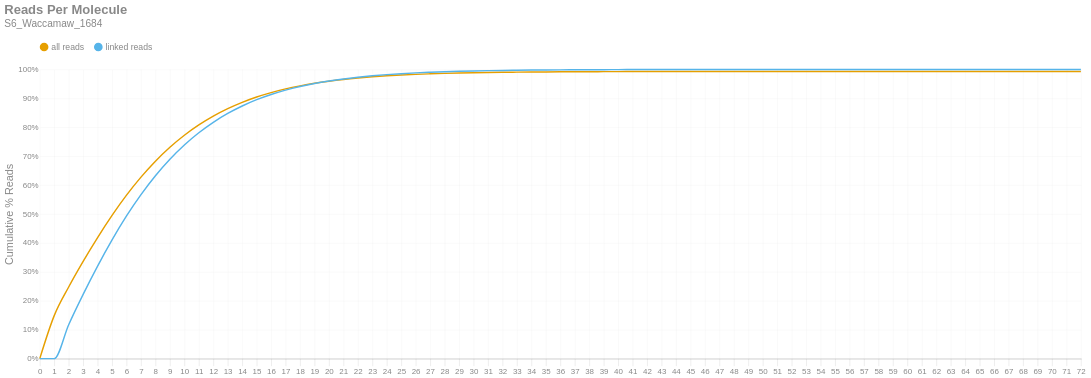

Source (notebook cell):
### Markdown cell above
### Reads per Molecule
This chart shows the cumulative distribution of the number of reads per linked molecule. That is, how many alignments are associated with a unique molecule. This excludes the number of reads associated with invalid or absent linked-read barcodes. The `linked` histogram is the percentages recalculated when disregarding singletons.

### Code cell
if SKIPLR:
    print_html(f"Skipped")
else:
    counts = np.bincount(valids['reads'].cast(pl.Int64).to_numpy())
    weighted = counts * np.arange(len(counts))
    all_perc = weighted / n_reads
    linked_perc = weighted / n_linked_reads
    linked_perc[1] = 0
    binned_df = pl.DataFrame({
        'readsper': list(range(len(counts))),
        'all reads (cumsum)': np.cumsum(all_perc).tolist(),
        'linked reads (cumsum)': np.cumsum(linked_perc).tolist(),
    })

    with SafeRender(binned_df):
        (
            density_plot(binned_df, 'Reads Per Molecule', samplename, 'readspmol')
            .encode(
                x=alt.X('readsper:O', title=None).axis(labelAngle=0).scale(padding=0),
                y=alt.Y('value:Q', title='Cumulative % Reads').axis(format='%').stack(False),
                color=alt.Color("key:N").scale(domain=["all reads", "linked reads"]),
                tooltip=[
                    alt.Tooltip("key:N", title="Data Type"),
                    alt.Tooltip("readsper:O", title="Reads Per Molecule"),
                    alt.Tooltip("value:Q", format=".2%", title="% Reads (Cum.)")
                ]            
            )
        ).display()

### Figure 1 — Vega-Lite specification as saved in the notebook (floating-point values rounded to 4 significant figures)
{"width": "container", "height": 400, "config": {"title": {"anchor": "start", "dy": -15, "fontSize": 18, "color": "#888888", "subtitleColor": "#888888", "subtitleFontSize": 14}, "arc": {"fill": "#0072B2"}, "axis": {"domainColor": "#888888", "domainWidth": 0.5, "gridWidth": 0.2, "grid": false, "titleFontWeight": 400, "titleFontSize": 15, "labelFontSize": 11, "labelColor": "#888888", "tickColor": "#888888", "tickWidth": 0.2, "titleColor": "#888888"}, "axisBand": {"grid": false}, "axisX": {"grid": true, "tickSize": 10, "domainCap": "round"}, "axisY": {"domain": false, "grid": true, "tickSize": 0, "domainCap": "round"}, "background": "transparent", "header": {"labelFontSize": 15, "labelColor": "#888888", "titleFontSize": 15, "titleFontWeight": 600, "titleColor": "#888888"}, "legend": {"labelFont": "sans-serif", "labelFontSize": 12, "labelColor": "#888888", "symbolSize": 100, "symbolType": "circle", "titleFontSize": 12, "titlePadding": 10, "titleColor": "#888888", "title": null, "orient": "top"}, "range": {"category": ["#E69F00", "#56B4E9", "#009E73", "#F0E442", "#0072B2", "#D55E00", "#CC79A7", "#000000"], "diverging": ["#cfe8f3", "#a2d4ec", "#73bfe2", "#46abdb", "#1696d2", "#12719e"]}, "area": {"fill": "#0072B2", "fillOpacity": 0.7, "line": true, "strokeOpacity": 0.7}, "line": {"color": "#0072B2", "stroke": "#0072B2", "strokeWidth": 2}, "trail": {"color": "#0072B2", "stroke": "#0072B2", "strokeWidth": 0, "size": 1}, "point": {"filled": true, "fillOpacity": 1.0, "size": 95}, "text": {"color": "#888888", "fontSize": 11, "align": "right", "fontWeight": 400, "size": 11}, "bar": {"fill": "#0072B2", "stroke": null}, "view": {"stroke": null, "continuousWidth": 660, "continuousHeight": 400}}, "data": {"name": "data-389b83e1a12eeb8f5b9d45eb42eee743"}, "mark": {"type": "line", "interpolate": "monotone", "point": {"opacity": 0, "size": 275}}, "encoding": {"color": {"field": "key", "scale": {"domain": ["all reads", "linked reads"]}, "type": "nominal"}, "tooltip": [{"field": "key", "title": "Data Type", "type": "nominal"}, {"field": "readsper", "title": "Reads Per Molecule", "type": "ordinal"}, {"field": "value", "format": ".2%", "title": "% Reads (Cum.)", "type": "quantitative"}], "x": {"axis": {"labelAngle": 0}, "field": "readsper", "scale": {"padding": 0}, "title": null, "type": "ordinal"}, "y": {"axis": {"format": "%"}, "field": "value", "stack": false, "title": "Cumulative % Reads", "type": "quantitative"}}, "params": [{"name": "param_c36ac31b6afebe62", "select": {"type": "point", "fields": ["key"]}, "bind": "legend"}], "title": {"text": "Reads Per Molecule", "subtitle": "S6_Waccamaw_1684"}, "transform": [{"fold": ["all reads (cumsum)", "linked reads (cumsum)"]}, {"calculate": "replace(datum.key, ' (cumsum)', '')", "as": "key"}, {"filter": {"param": "param_c36ac31b6afebe62"}}], "usermeta": {"embedOptions": {"downloadFileName": "S6_Waccamaw_1684.readspmol"}}, "$schema": "https://vega.github.io/schema/vega-lite/v6.1.0.json", "datasets": {"data-389b83e1a12eeb8f5b9d45eb42eee743": [{"readsper": 0, "all reads (cumsum)": 0.0, "linked reads (cumsum)": 0.0}, {"readsper": 1, "all reads (cumsum)": 0.1487, "linked reads (cumsum)": 0.0}, {"readsper": 2, "all reads (cumsum)": 0.2477, "linked reads (cumsum)": 0.1173}, {"readsper": 3, "all reads (cumsum)": 0.3362, "linked reads (cumsum)": 0.2221}, {"readsper": 4, "all reads (cumsum)": 0.4187, "linked reads (cumsum)": 0.3198}, {"readsper": 5, "all reads (cumsum)": 0.4952, "linked reads (cumsum)": 0.4104}, {"readsper": 6, "all reads (cumsum)": 0.5651, "linked reads (cumsum)": 0.4932}, {"readsper": 7, "all reads (cumsum)": 0.6274, "linked reads (cumsum)": 0.567}, {"readsper": 8, "all reads (cumsum)": 0.6825, "linked reads (cumsum)": 0.6323}, {"readsper": 9, "all reads (cumsum)": 0.7307, "linked reads (cumsum)": 0.6893}, {"readsper": 10, "all reads (cumsum)": 0.7722, "linked reads (cumsum)": 0.7385}, {"readsper": 11, "all reads (cumsum)": 0.8079, "linked reads (cumsum)": 0.7808}, {"readsper": 12, "all reads (cumsum)": 0.8385, "linked reads (cumsum)": 0.817}, {"readsper": 13, "all reads (cumsum)": 0.8643, "linked reads (cumsum)": 0.8476}, {"readsper": 14, "all reads (cumsum)": 0.8861, "linked reads (cumsum)": 0.8734}, {"readsper": 15, "all reads (cumsum)": 0.9046, "linked reads (cumsum)": 0.8953}, {"readsper": 16, "all reads (cumsum)": 0.9198, "linked reads (cumsum)": 0.9133}, {"readsper": 17, "all reads (cumsum)": 0.9326, "linked reads (cumsum)": 0.9285}, {"readsper": 18, "all reads (cumsum)": 0.9431, "linked reads (cumsum)": 0.9409}, {"readsper": 19, "all reads (cumsum)": 0.952, "linked reads (cumsum)": 0.9514}, {"readsper": 20, "all reads (cumsum)": 0.9591, "linked reads (cumsum)": 0.9599}, {"readsper": 21, "all reads (cumsum)": 0.9652, "linked reads (cumsum)": 0.967}, {"readsper": 22, "all reads (cumsum)": 0.9701, "linked reads (cumsum)": 0.9729}, {"readsper": 23, "all reads (cumsum)": 0.9744, "linked reads (cumsum)": 0.9779}, {"readsper": 24, "all reads (cumsum)": 0.9778, "linked reads (cumsum)": 0.982}, {"readsper": 25, "all reads (cumsum)": 0.9806, "linked reads (cumsum)": 0.9853}, {"readsper": 26, "all reads (cumsum)": 0.9829, "linked reads (cumsum)": 0.9881}, {"readsper": 27, "all reads (cumsum)": 0.9847, "linked reads (cumsum)": 0.9902}, {"readsper": 28, "all reads (cumsum)": 0.9863, "linked reads (cumsum)": 0.9921}, {"readsper": 29, "all reads (cumsum)": 0.9876, "linked reads (cumsum)": 0.9936}, {"readsper": 30, "all reads (cumsum)": 0.9886, "linked reads (cumsum)": 0.9948}, {"readsper": 31, "all reads (cumsum)": 0.9894, "linked reads (cumsum)": 0.9957}, {"readsper": 32, "all reads (cumsum)": 0.99, "linked reads (cumsum)": 0.9965}, {"readsper": 33, "all reads (cumsum)": 0.9906, "linked reads (cumsum)": 0.9971}, {"readsper": 34, "all reads (cumsum)": 0.991, "linked reads (cumsum)": 0.9977}, {"readsper": 35, "all reads (cumsum)": 0.9913, "linked reads (cumsum)": 0.998}, {"readsper": 36, "all reads (cumsum)": 0.9916, "linked reads (cumsum)": 0.9984}, {"readsper": 37, "all reads (cumsum)": 0.9919, "linked reads (cumsum)": 0.9987}, {"readsper": 38, "all reads (cumsum)": 0.9921, "linked reads (cumsum)": 0.9989}, {"readsper": 39, "all reads (cumsum)": 0.9923, "linked reads (cumsum)": 0.9991}, {"readsper": 40, "all reads (cumsum)": 0.9924, "linked reads (cumsum)": 0.9993}, {"readsper": 41, "all reads (cumsum)": 0.9925, "linked reads (cumsum)": 0.9994}, {"readsper": 42, "all reads (cumsum)": 0.9926, "linked reads (cumsum)": 0.9995}, {"readsper": 43, "all reads (cumsum)": 0.9927, "linked reads (cumsum)": 0.9996}, {"readsper": 44, "all reads (cumsum)": 0.9927, "linked reads (cumsum)": 0.9997}, {"readsper": 45, "all reads (cumsum)": 0.9928, "linked reads (cumsum)": 0.9997}, {"readsper": 46, "all reads (cumsum)": 0.9928, "linked reads (cumsum)": 0.9998}, {"readsper": 47, "all reads (cumsum)": 0.9928, "linked reads (cumsum)": 0.9998}, {"readsper": 48, "all reads (cumsum)": 0.9929, "linked reads (cumsum)": 0.9999}, {"readsper": 49, "all reads (cumsum)": 0.9929, "linked reads (cumsum)": 0.9999}, {"readsper": 50, "all reads (cumsum)": 0.9929, "linked reads (cumsum)": 0.9999}, {"readsper": 51, "all reads (cumsum)": 0.9929, "linked reads (cumsum)": 0.9999}, {"readsper": 52, "all reads (cumsum)": 0.9929, "linked reads (cumsum)": 0.9999}, {"readsper": 53, "all reads (cumsum)": 0.9929, "linked reads (cumsum)": 0.9999}, {"readsper": 54, "all reads (cumsum)": 0.9929, "linked reads (cumsum)": 0.9999}, {"readsper": 55, "all reads (cumsum)": 0.9929, "linked reads (cumsum)": 0.9999}, {"readsper": 56, "all reads (cumsum)": 0.993, "linked reads (cumsum)": 1.0}, {"readsper": 57, "all reads (cumsum)": 0.993, "linked reads (cumsum)": 1.0}, {"readsper": 58, "all reads (cumsum)": 0.993, "linked reads (cumsum)": 1.0}, {"readsper": 59, "all reads (cumsum)": 0.993, "linked reads (cumsum)": 1.0}, {"readsper": 60, "all reads (cumsum)": 0.993, "linked reads (cumsum)": 1.0}, {"readsper": 61, "all reads (cumsum)": 0.993, "linked reads (cumsum)": 1.0}, {"readsper": 62, "all reads (cumsum)": 0.993, "linked reads (cumsum)": 1.0}, {"readsper": 63, "all reads (cumsum)": 0.993, "linked reads (cumsum)": 1.0}, {"readsper": 64, "all reads (cumsum)": 0.993, "linked reads (cumsum)": 1.0}, {"readsper": 65, "all reads (cumsum)": 0.993, "linked reads (cumsum)": 1.0}, {"readsper": 66, "all reads (cumsum)": 0.993, "linked reads (cumsum)": 1.0}, {"readsper": 67, "all reads (cumsum)": 0.993, "linked reads (cumsum)": 1.0}, {"readsper": 68, "all reads (cumsum)": 0.993, "linked reads (cumsum)": 1.0}, {"readsper": 69, "all reads (cumsum)": 0.993, "linked reads (cumsum)": 1.0}, {"readsper": 70, "all reads (cumsum)": 0.993, "linked reads (cumsum)": 1.0}, {"readsper": 71, "all reads (cumsum)": 0.993, "linked reads (cumsum)": 1.0}, {"readsper": 72, "all reads (cumsum)": 0.993, "linked reads (cumsum)": 1.0}]}}
